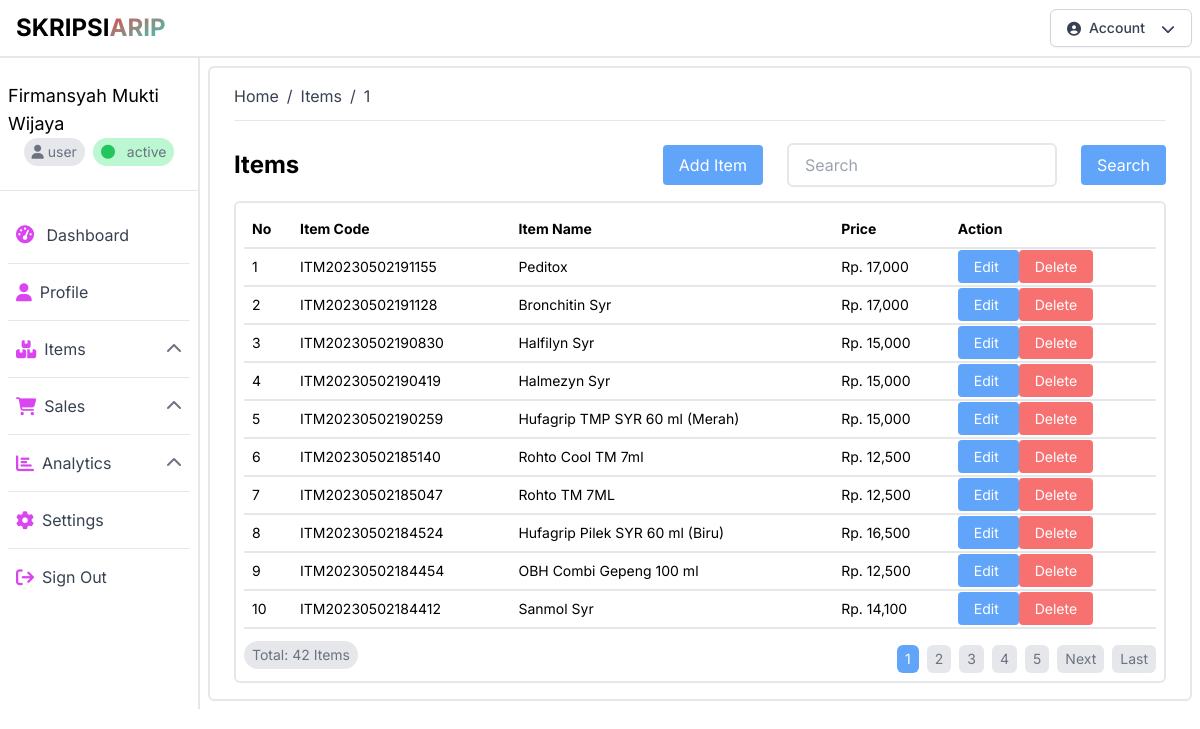
Page /items.php (signed in) on the committed database.
### tables this page shows
CREATE TABLE `items` (
  `id` int(11) NOT NULL,
  `code` varchar(32) NOT NULL,
  `name` varchar(128) NOT NULL,
  `price` varchar(256) NOT NULL,
  `stock` varchar(256) NOT NULL,
  `created_at` datetime NOT NULL,
  `updated_at` datetime NOT NULL,
  `id_user` int(11) NOT NULL
);

### public/items.php (the view, shortened to what this page needs)
<?php
require_once("config.php");
$limit = 10;
$page = isset($_GET["page"]) ? (int)$_GET["page"] : 1;
$start = ($page > 1) ? ($page * $limit) - $limit : 0;
$items = mysqli_query($conn, "SELECT * FROM items ORDER BY id DESC LIMIT $start, $limit");
$next_page = $page + 1;
$no = $start + 1;
?>
<!DOCTYPE html>
<html lang="id">
<head>
    <link rel="stylesheet" href="css/output.css">
    <link rel="stylesheet" href="https://cdnjs.cloudflare.com/ajax/libs/font-awesome/6.4.0/css/all.min.css"
 />
</head>
<body class="font-inter">
    <header class="bg-white w-full border-b-2 border-gray-200">
        <?php
            include("components/navbar.php");
        ?>
    </header>
    <div class="container-fluid mx-auto h-auto">
        <div class="flex">
            <?php
                include("components/sidebar.php");
            ?>
            <div class="w-10/12 h-[calc(100vh-3.5rem)] p-2">
                <div class="w-full h-auto border-2 border-gray-200 rounded-md py-4 px-6">
                    <div class="flex items-center gap-2 mb-3">
                        <a href="dashboard.php" class="text-gray-700 hover:text-gray-950">Home</a>
                        <span class="text-gray-700">/</span>
                        <a href="items.php" class="text-gray-700 hover:text-gray-950">Items</a>
                        <span class="text-gray-700">/</span>
                        <a href="items.php?page=<?php echo $page; ?>"
                            class="text-gray-700 hover:text-gray-950"><?php echo $page; ?></a>
                    </div>
                    <hr>
                    <div class="flex flex-col gap-4 mt-4">
                        <div class="flex flex-col gap-2">
                            <div class="flex flex-row items-center justify-between">
                                <div class="flex flex-row items-center gap-2">
                                    <h1 class="text-2xl font-bold">Items</h1>
                                </div>
                                <div class="flex flex-row items-center gap-2">
                                    <a href="add_item.php"
                                        class="bg-blue-400 text-white px-4 py-2 rounded mx-4 my-2 hover:bg-blue-600">
                                        Add Item
                                    </a>
                                    <input type="text" name="search" id="search"
                                        class="border-2 border-gray-200 rounded-md px-4 py-2 focus:outline-none focus:border-blue-400"
                                        placeholder="Search">
                                    <button type="button"
                                        class="bg-blue-400 text-white px-4 py-2 rounded ml-4 my-2 hover:bg-blue-600">
                                        Search
                                    </button>
                                </div>
                            </div>
                            <div class="w-full h-auto border-2 border-gray-200 rounded-md py-2 px-2">
                                <table class="w-full text-left text-sm">
                                    <thead class="border-b-2 border-gray-200">
                                        <tr>
                                            <th class="px-2 py-2">No</th>
                                            <th class="px-2 py-2">Item Code</th>
                                            <th class="px-2 py-2">Item Name</th>
                                            <th class="px-2 py-2">Price</th>
                                            <th class="px-2 py-2">Action</th>
                                        </tr>
                                    </thead>
                                    <tbody>
                                        <?php
                                            while($item = mysqli_fetch_array($items)){
                                        ?>
                                        <tr class="border-b-2 border-gray-200">
                                            <td class="px-2 py-2"><?php echo $no++; ?></td>
                                            <td class="px-2 py-2"><?php echo $item["code"]; ?></td>
                                            <td class="px-2 py-2"><?php echo $item["name"]; ?></td>
                                            <td class="px-2 py-2">Rp. <?php echo number_format($item["price"]); ?></td>
                                            <td class="px-2 py-2">
                                                <a href="edit_item.php?id=<?php echo $item["id"]; ?>"
                                                    class="bg-blue-400 text-white px-4 py-2 rounded hover:bg-blue-600">
                                                    Edit
                                                </a>
                                                <a href="delete_item.php?id=<?php echo $item["id"]; ?>"
                                                    class="bg-red-400 text-white px-4 py-2 rounded hover:bg-red-600"
                                                    onclick="return confirm('Are you sure you want to delete this item?');">
                                                    Delete
                                                </a>
                                            </td>
                                        </tr>
                                        <?php
                                            }
                                        ?>
                                    </tbody>
                                </table>
                                <div class="flex flex-row items-center justify-between mt-2">
                                    <?php
                                        $sql = "SELECT * FROM items";
                                        $result = mysqli_query($conn, $sql);
                                        $total_data = mysqli_num_rows($result);
                                        $total_page = ceil($total_data / $limit);
                                    ?>
                                    <h2 class="text-sm text-gray-500 bg-gray-200 px-2 py-1 rounded-full">Total:
                                        <?php echo $total_data; ?> Items</h2>
                                    <div class="flex flex-row items-center justify-end gap-2 mt-2 text-sm">
                                        <?php
                                            for($i = 1; $i <= $total_page; $i++){
                                                if($i == $page){
                                                    $active = "bg-blue-400 text-white";
                                                }else{
                                                    $active = "bg-gray-200 text-gray-500 hover:bg-gray-400";
                                                }
                                        ?>
                                        <a href="items.php?page=<?php echo $i; ?>"
                                            class="<?php echo $active; ?> px-2 py-1 rounded-md">
                                            <?php echo $i; ?>
                                        </a>
                                        <?php
                                            }
                                            if($page < $total_page){
                                        ?>
                                        <a href="items.php?page=<?php echo $next_page; ?>"
                                            class="bg-gray-200 text-gray-500 px-2 py-1 rounded-md hover:bg-gray-400">
                                            Next
                                        </a>
                                        <a href="items.php?page=<?php echo $total_page; ?>"
                                            class="bg-gray-200 text-gray-500 px-2 py-1 rounded-md hover:bg-gray-400">
                                            Last
                                        </a>
                                        <?php
                                            }
                                        ?>
                                    </div>
                                </div>
                            </div>
                        </div>
                    </div>
                </div>
            </div>
        </div>
</body>
</html>

### rows in the picture
items: code "ITM20230502191155", name "Peditox", price "17,000"
items: code "ITM20230502191128", name "Bronchitin Syr", price "17,000"
items: code "ITM20230502190830", name "Halfilyn Syr", price "15,000"
items: code "ITM20230502190419", name "Halmezyn Syr", price "15,000"
items: code "ITM20230502190259", name "Hufagrip TMP SYR 60 ml (Merah)", price "15,000"
items: code "ITM20230502185140", name "Rohto Cool TM 7ml", price "12,500"
items: code "ITM20230502185047", name "Rohto TM 7ML", price "12,500"
items: code "ITM20230502184524", name "Hufagrip Pilek SYR 60 ml (Biru)", price "16,500"
items: code "ITM20230502184454", name "OBH Combi Gepeng 100 ml", price "12,500"
items: code "ITM20230502184412", name "Sanmol Syr", price "14,100"

### other values in the picture
$_SESSION["fullname"] "Firmansyah Mukti Wijaya"
$_SESSION["role"] "user"
$_SESSION["status"] "active"
$page "1"
$total_data "42"
